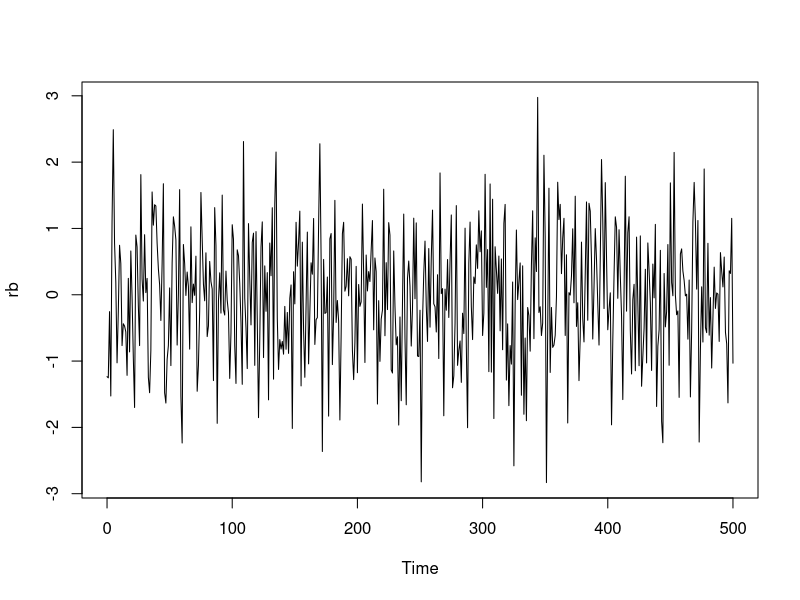
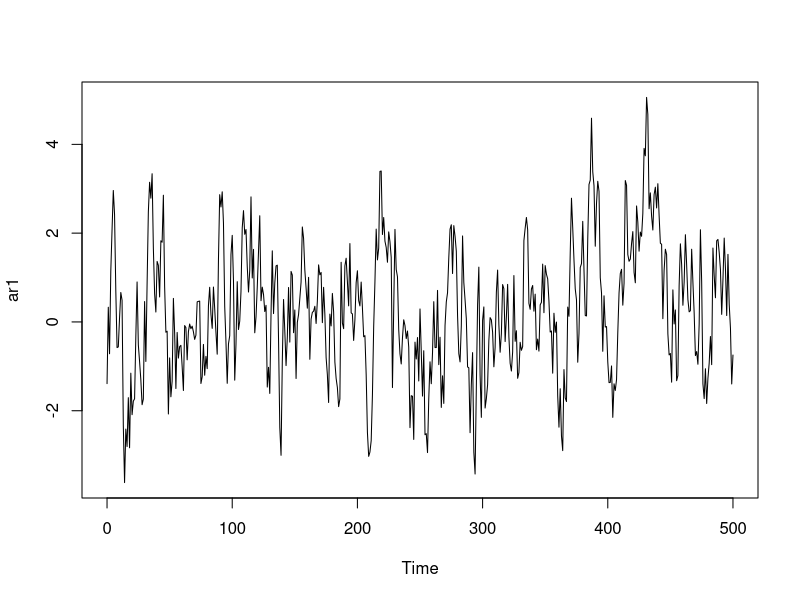
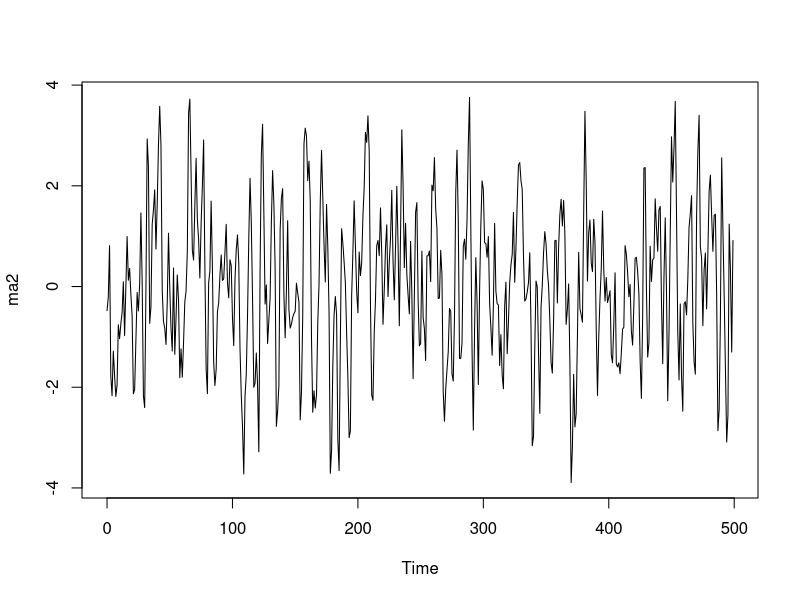
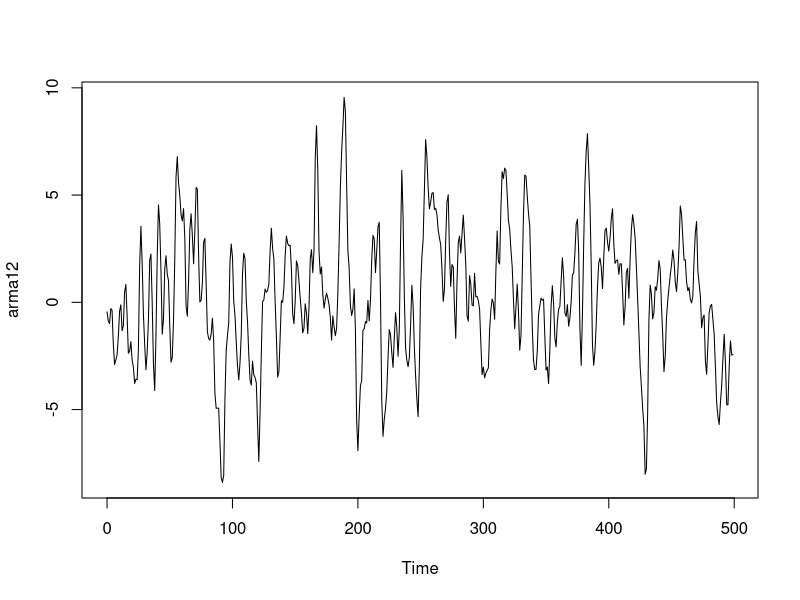
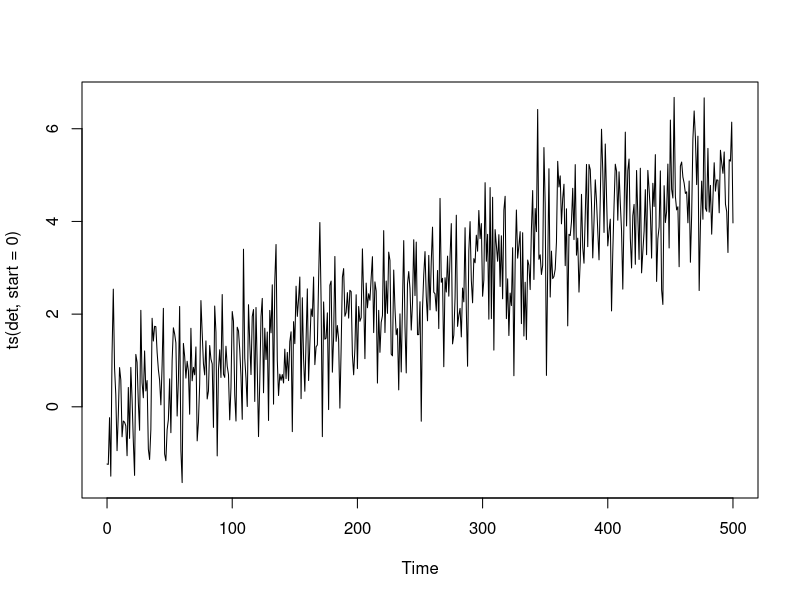
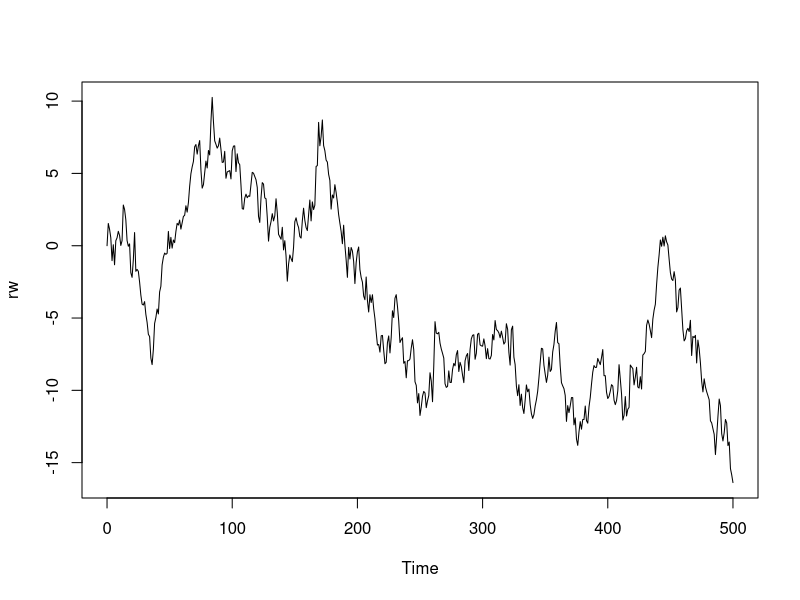
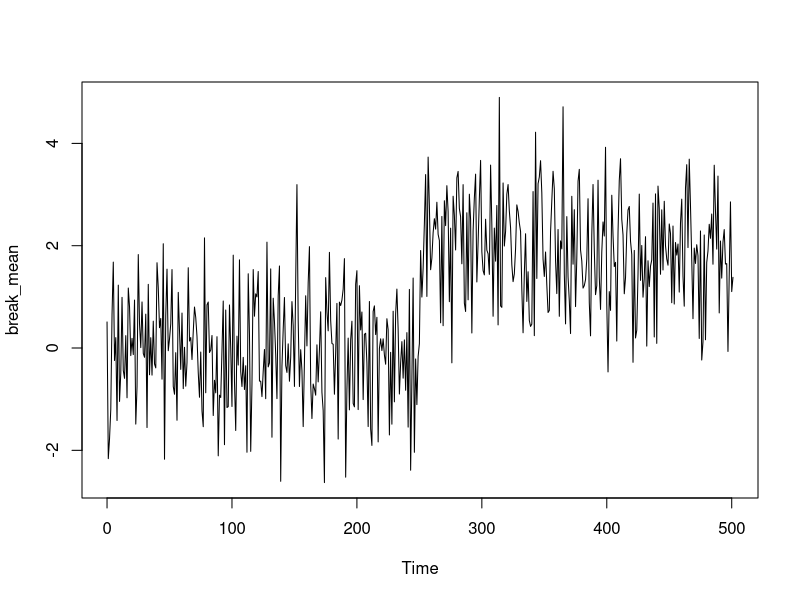
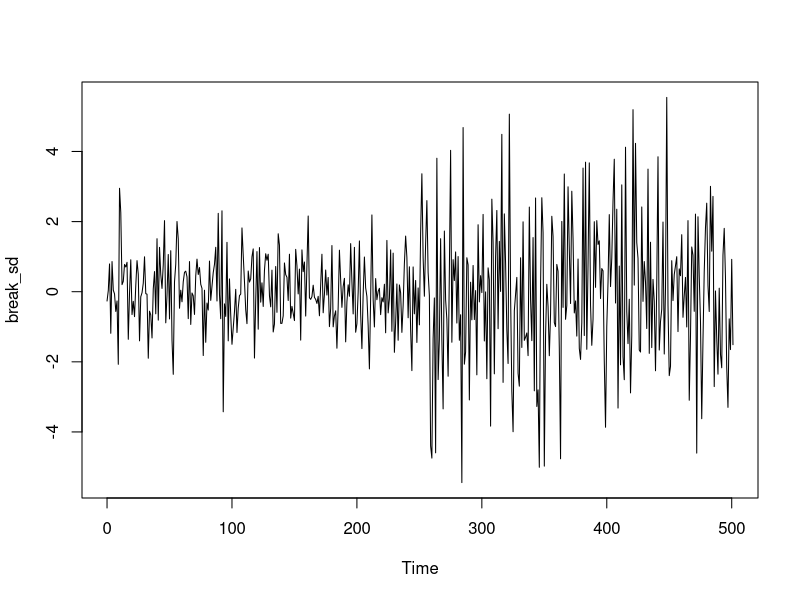

These figures' R source, in order:
#Função para simular um processo da forma
#Y_t = alpha + rho*y_{t-1} + epsilon_t
#onde epsilon_t ~ N(0, sigma^2) iid
#Se |rho| < 1, processo é inicializado como y_0 ~ N(alpha/(1-rho), sigma^2/(1-rho^2))
#do contrário, processo inicia em alpha.
ar.sim <- function(Nperiods, rho, alpha = 0, sigma = 1)
{
  if(abs(rho)<1)
    y = rnorm(1, alpha/(1-rho), sd = sigma/sqrt(1-rho^2)) else y = alpha
    
    epsilon = rnorm(Nperiods, mean = 0, sd = sigma)
    
    for(j in 1:Nperiods)
      y = c(y, alpha + rho*y[j] + epsilon[j])
    
    return(y)
}

#Função para simular um MA(q) Gaussiano. O comprimento do vetor q determina a ordem do MA
ma.sim <- function(Nperiods, psi = c(), alpha = 0, sigma = 1)
{
  noise = rnorm(Nperiods+length(psi), sd = sigma)
  
  vec_lg = sapply(0:length(psi), function(x){
    noise[(length(psi)-x+1):(length(noise)-x)]
  })
  
  mov = as.numeric(vec_lg%*%c(1,psi))
}

#Fixa semente do simulador - para replicar resultados
set.seed(13579)

#Simulando ruído branco
rb = ts(ar.sim(500, rho = 0), start=0)
plot(rb)

#Simulando AR1
ar1 = ts(ar.sim(500, rho = 0.7), start=0)
plot(ar1)

#Simulando MA2
ma2 = ts(ma.sim( 500, psi = c(1,0.5) ),start = 0)
plot(ma2)

#Simulando ARMA(1,2)
#Vamos usar a função arima.sim, do pacote stats (carregando, por padrão, no R)
arma12 = ts(arima.sim(list(ar=0.7, ma =c(1,0.5) ),n = 500),start= 0)
plot(arma12)

#Processo determinístico
det = 0.01*0:500 + rb
plot(ts(det,start=0))

#Passeio aleatorio
rw = ts(ar.sim(500, rho=1), start = 0)
plot(rw)

#Quebra de nível
break_mean = ts(c(ar.sim(250, rho=0),2+ar.sim(250,rho=0)), start = 0)
plot(break_mean)

#Quebra de variância
break_sd = ts(c(ar.sim(250, rho=0),2*ar.sim(250,rho=0)), start = 0)
plot(break_sd)
